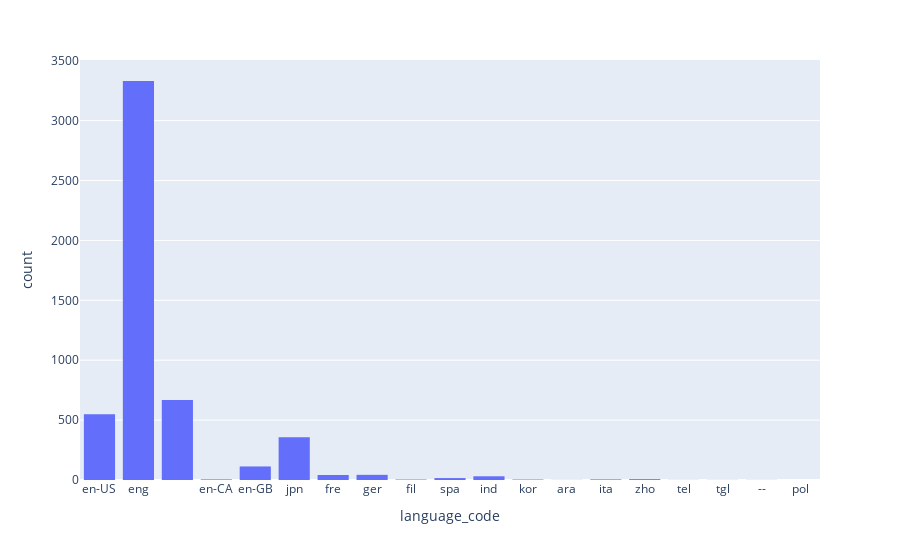

Here is the notebook cell this chart was saved with:
### Code cell
fig = px.histogram(df_books[df_books['ratings_count']>1000], x='language_code')
fig.show()

### Figure 1 — Plotly figure (JSON) as saved in the notebook; plotly's stock layout.template omitted (floating-point values rounded to 4 significant figures; data arrays with more than 128 entries replaced by an {"elided": "..."} marker saying what was removed)
{"data": [{"alignmentgroup": "True", "bingroup": "x", "hovertemplate": "language_code=%{x}<br>count=%{y}<extra></extra>", "legendgroup": "", "marker": {"color": "#636efa", "pattern": {"shape": ""}}, "name": "", "offsetgroup": "", "orientation": "v", "showlegend": false, "type": "histogram", "x": {"elided": "5179 str values"}, "xaxis": "x", "yaxis": "y"}], "layout": {"barmode": "relative", "legend": {"tracegroupgap": 0}, "margin": {"t": 60}, "xaxis": {"anchor": "y", "domain": [0, 1], "title": {"text": "language_code"}}, "yaxis": {"anchor": "x", "domain": [0, 1], "title": {"text": "count"}}}}
